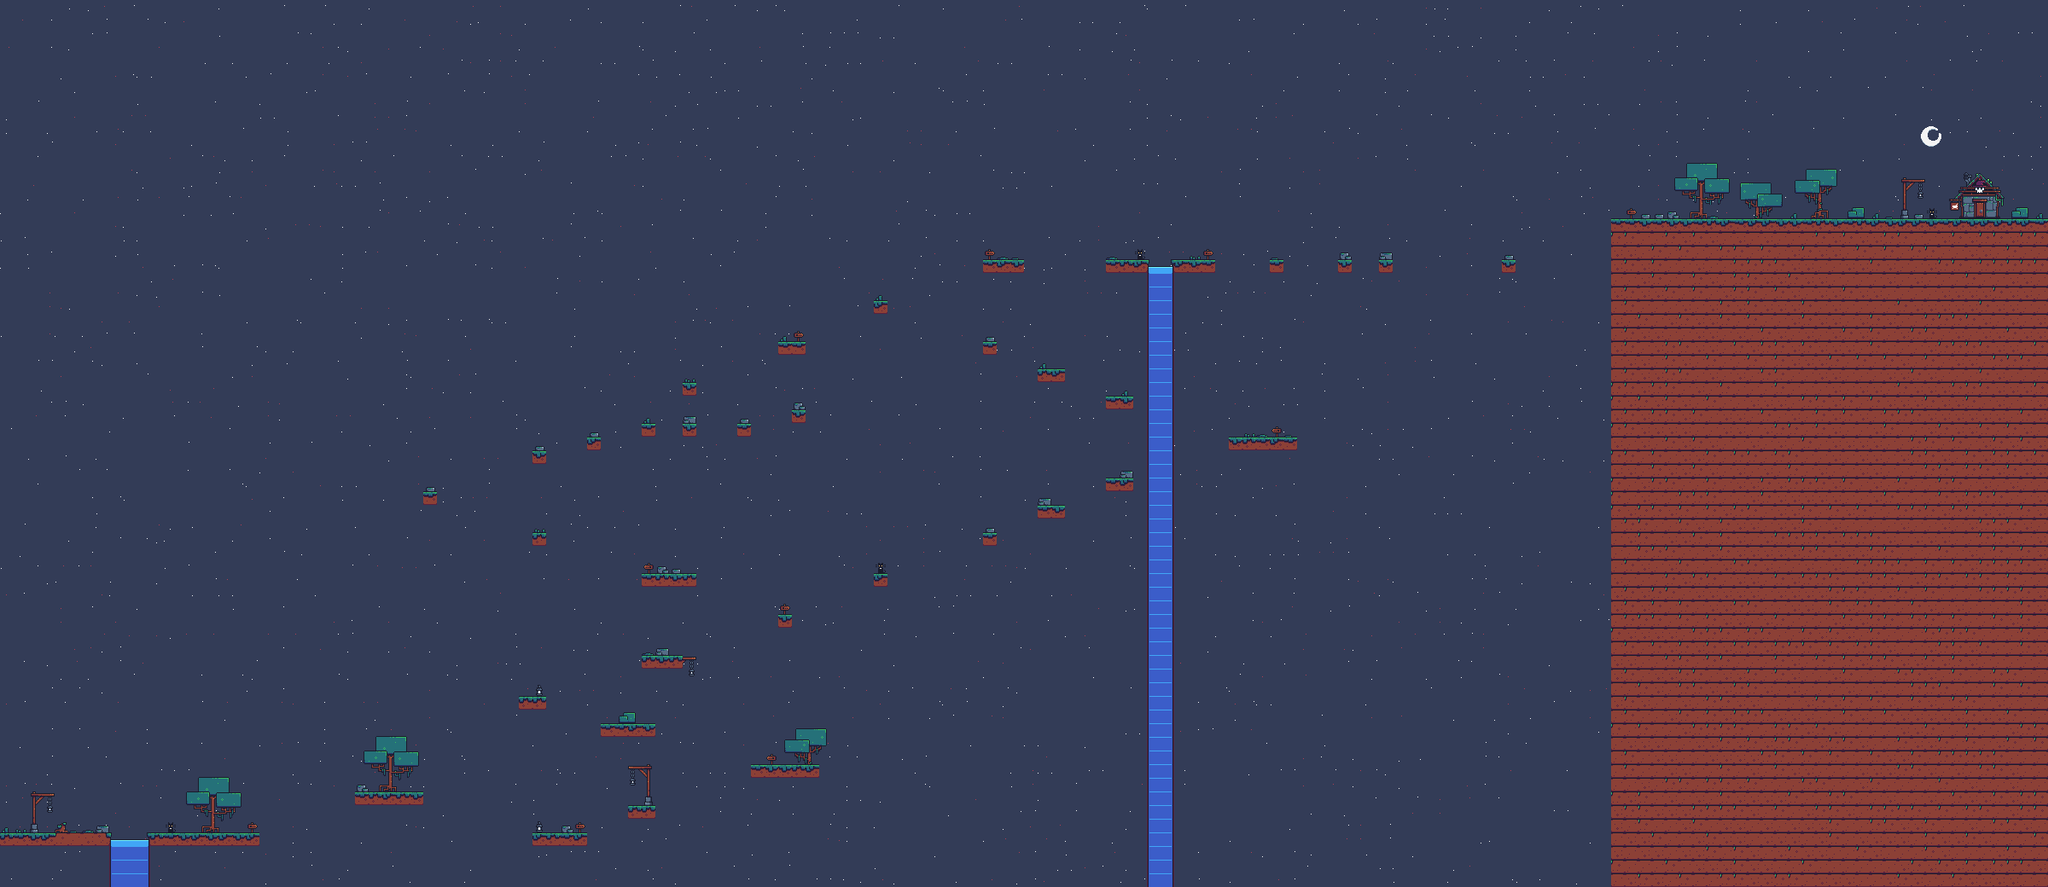

Below is a game level as drawn by its tile map, then a one-line description and the .tmx that defines it (tile-layer data replaced by summaries):
An orthogonal 150x65 tile map with 16x16 px tiles, 2 tile layers (Fondo, Mapa Draw), 2 tilesets and 39 objects.

<map version="1.10" tiledversion="1.10.2" orientation="orthogonal" renderorder="right-down" width="150" height="65" tilewidth="16" tileheight="16" infinite="0" nextlayerid="4" nextobjectid="43">
 <tileset firstgid="1" name="Tiny Tower" tilewidth="16" tileheight="16" tilecount="540" columns="36">
  <image source="Tiny Tower FREE.png" trans="ff00ff" width="576" height="240" />
 </tileset>
 <tileset firstgid="541" name="Witch" tilewidth="16" tileheight="16" tilecount="350" columns="25">
  <image source="Witch Tiles.png" trans="ff00ff" width="400" height="224" />
 </tileset>
 <layer id="3" name="Fondo" width="150" height="65">
  <data>[9750 cells, 9750 non-empty, 30 distinct tile ids]</data>
 </layer>
 <layer id="1" name="Mapa Draw" width="150" height="65">
  <data>[9750 cells, 2008 non-empty, 118 distinct tile ids]</data>
 </layer>
 <objectgroup id="2" name="object">
  <object id="1" x="0" y="976" width="128" height="64" />
  <object id="2" x="176" y="976" width="128" height="64" />
  <object id="4" x="416" y="928" width="80" height="16" />
  <object id="5" x="624" y="976" width="64" height="16" />
  <object id="6" x="736" y="944" width="32" height="16" />
  <object id="7" x="704" y="848" width="64" height="16" />
  <object id="8" x="880" y="896" width="80" height="16" />
  <object id="9" x="608" y="816" width="32" height="16" />
  <object id="10" x="752" y="768" width="48" height="16" />
  <object id="11" x="799.333" y="768" width="16.6667" height="5.66667" />
  <object id="12" x="912" y="720" width="16" height="16" />
  <object id="13" x="1024" y="672" width="16" height="16" />
  <object id="14" x="1152" y="624" width="16" height="16" />
  <object id="15" x="1216" y="592" width="32" height="16" />
  <object id="16" x="1296" y="560" width="32" height="16" />
  <object id="17" x="1440" y="512" width="80" height="16" />
  <object id="18" x="1296" y="464" width="32" height="16" />
  <object id="19" x="1216" y="432" width="32" height="16" />
  <object id="20" x="1152" y="400" width="16" height="16" />
  <object id="21" x="1024" y="352" width="16" height="16" />
  <object id="22" x="1152" y="304" width="48" height="16" />
  <object id="23" x="1296" y="304" width="48" height="16" />
  <object id="24" x="1376" y="304" width="48" height="16" />
  <object id="25" x="1488" y="304" width="16" height="16" />
  <object id="26" x="1568" y="304" width="16" height="16" />
  <object id="27" x="1616" y="304" width="16" height="16" />
  <object id="28" x="1760" y="304" width="16" height="16" />
  <object id="29" x="1888" y="256" width="512" height="784" />
  <object id="31" x="912" y="400" width="32" height="16" />
  <object id="32" x="928" y="480" width="16" height="16" />
  <object id="33" x="864" y="496" width="16" height="16" />
  <object id="34" x="800" y="496" width="16" height="16" />
  <object id="35" x="800" y="448" width="16" height="1.54545" />
  <object id="36" x="752" y="496" width="16" height="16" />
  <object id="37" x="688" y="512" width="16" height="16" />
  <object id="38" x="624" y="528" width="16" height="16" />
  <object id="39" x="496" y="576" width="16" height="16" />
  <object id="40" x="624" y="624" width="16" height="16" />
  <object id="41" x="752" y="672" width="64" height="16" />
 </objectgroup>
</map>
